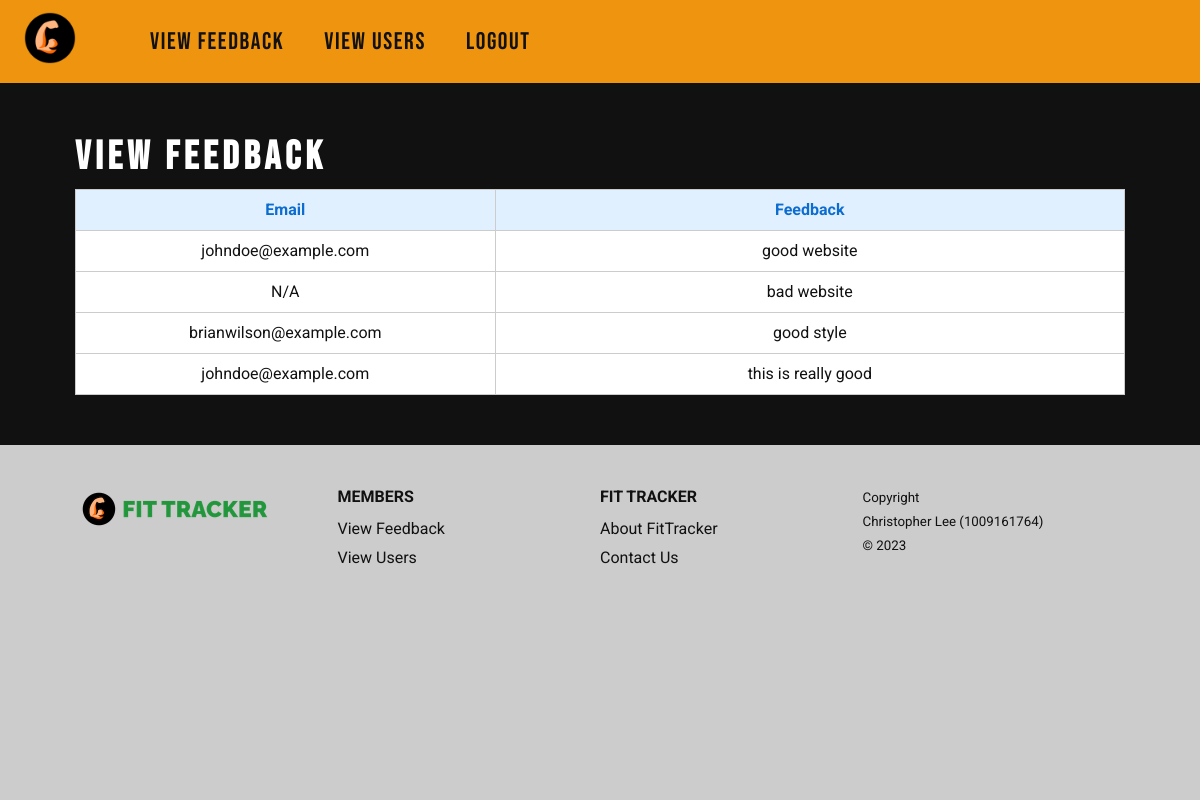
Page /viewfeedback (signed in) on the committed database.
### main.py (models this page shows)
class Feedback(db.Model):
	id = id = db.Column(db.Integer, primary_key=True)
	email = db.Column(db.String(255))
	feedback = db.Column(db.String(255))

### main.py (the view)
@app.route('/viewfeedback')
def viewfeedback():
	if(session['user_type'] == 1):
		feedbacks = Feedback.query.all()
		context = {
			"feedbacks": feedbacks
		}
		return render_template("viewfeedback.html", **context)
	else:
		flash("admin only", "info")
		return redirect(url_for('login'))

### templates/viewfeedback.html (shortened to what this page needs)
{% extends "base.html" %}
{% block css %}
	<link rel="stylesheet" href="{{ url_for('static', filename='css/viewfeedback.css') }}">
{% endblock %}
{% block content %}
	<section class="bg-dark text-white">
		<div class="container">
			<h1 class="h3">
                View Feedback
            </h1>
            <table>
				<colgroup>
					<col style="width:40%" />
					<col style="width:60%" />
				</colgroup>
				<tr>
					<th class="text-center">Email</th>
					<th class="text-center">Feedback</th>
				</tr>
                {% for feedback in feedbacks %}
					<tr>
                        {% if feedback.email == "" %}
                            <td class="text-center">N/A</td>
                        {% else %}
						    <td class="text-center">{{ feedback.email }}</td>
                        {% endif %}
						<td class="text-center">{{ feedback.feedback }}</td>
					</tr>
				{% endfor %}
			</table>
		</div>
	</section>
{% endblock %}

### static/css/style.css (style rules this page uses)
:root { --primary: #ffa726; --primary-dark: #ee940e; --secondary: #0cd030; --secondary-dark: #07b727; --dark: #111111; --white: #ffffff; --grey: #999999; --mediumgrey: #cccccc; --lightgrey: #f5f5f5; --black: #000000; --red: #fa2a2a; --lightred: #fb8686; --green: #0cd030; --lightgreen: #a2ffb3; --button-font-size: 1rem; --button-radius: 5px; --button-padding: 0.5rem 1rem; --button-large-font-size: 1.5rem; --button-large-padding: 1rem 2rem; --button-large-radius: 8px; --flash-error-bg: #ffeff2; --flash-error-color: #fa2a2a; --flash-success-bg: #e7fbf4; --flash-success-color: #0cd030; --flash-info-bg: #e1f0ff; --flash-info-color: #0c6cd0; }
* { box-sizing: border-box; }
html { font-size: 100%; }
html, body { margin: 0; padding: 0; }
body { display: flex; flex-direction: column; min-height: 100vh; }
body { font-family: 'Roboto', sans-serif; font-size: 16px; font-weight: 400; line-height: 1.5; color: var(--dark); }
h1, h2, h3, h4, h5, h6, .h1, .h2, .h3, .h4, .h5, .h6 { margin-top: 0px; margin-bottom: 0.5rem; }
h1, h2, h3, h4, .h1, .h2, .h3, .h4 { font-family: 'Bebas Neue', cursive; letter-spacing: 0.3rem; line-height: 1.2; }
h1, .h1 { font-size: 3rem; }
h3, .h3 { font-size: 2rem; }
@media screen and (min-width: 768px) { h1, .h1 { font-size: 4rem;; } }
@media screen and (min-width: 768px) { h3, .h3 { font-size: 2.5rem; } }
.container { width: 100%; padding: 0 15px; margin: 0 auto; }
@media screen and (min-width: 480px) { .container { max-width: 95vw; } }
@media screen and (min-width: 768px) { .container { max-width: 92vw; } }
@media screen and (min-width: 1024px) { .container { max-width: 90vw; } }
.bg-dark { background-color: var(--dark); }
.text-white { color: var(--white); }
section { padding: 50px 0; }
.text-center { text-align: center; }

### static/css/viewfeedback.css (style rules this page uses)
table { width: 100%; border-collapse: collapse; }
table th, td { padding: 0.5em; border: 1px solid #ccc; background-color: var(--white); word-break: break-all; }
table th { background-color: var(--flash-info-bg); color: var(--flash-info-color); }
table td { color: var(--dark); }

### rows in the picture
Feedback: email "johndoe@example.com", feedback "good website"
Feedback: email "N/A", feedback "bad website"
Feedback: email "brianwilson@example.com", feedback "good style"
Feedback: email "johndoe@example.com", feedback "this is really good"
